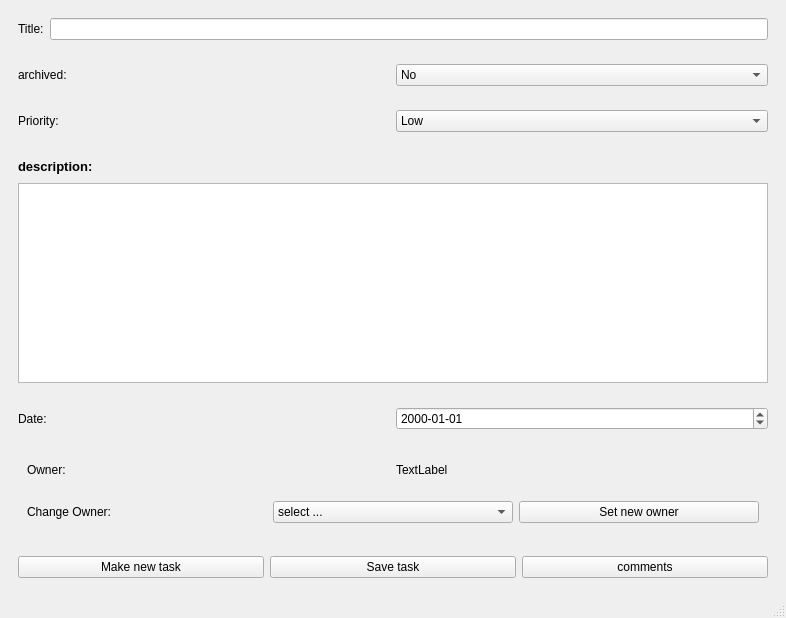
<?xml version="1.0" encoding="UTF-8"?>
<ui version="4.0">
 <class>TaskWindow</class>
 <widget class="QMainWindow" name="TaskWindow">
  <property name="geometry">
   <rect>
    <x>0</x>
    <y>0</y>
    <width>786</width>
    <height>618</height>
   </rect>
  </property>
  <property name="windowTitle">
   <string>MainWindow</string>
  </property>
  <widget class="QWidget" name="centralwidget">
   <layout class="QVBoxLayout" name="verticalLayout">
    <item>
     <widget class="QWidget" name="widget" native="true">
      <layout class="QHBoxLayout" name="horizontalLayout">
       <item>
        <widget class="QLabel" name="title_label">
         <property name="text">
          <string>Title:</string>
         </property>
        </widget>
       </item>
       <item>
        <widget class="QLineEdit" name="title_line_edit"/>
       </item>
      </layout>
     </widget>
    </item>
    <item>
     <widget class="QWidget" name="widget_9" native="true">
      <layout class="QHBoxLayout" name="horizontalLayout_7">
       <item>
        <widget class="QLabel" name="archive_label">
         <property name="text">
          <string>archived:</string>
         </property>
        </widget>
       </item>
       <item>
        <widget class="QComboBox" name="archive_combobox">
         <property name="currentText">
          <string>No</string>
         </property>
         <item>
          <property name="text">
           <string>No</string>
          </property>
         </item>
         <item>
          <property name="text">
           <string>Yes</string>
          </property>
         </item>
        </widget>
       </item>
      </layout>
     </widget>
    </item>
    <item>
     <widget class="QWidget" name="widget_6" native="true">
      <layout class="QHBoxLayout" name="horizontalLayout_5">
       <item>
        <widget class="QLabel" name="Priority_label">
         <property name="text">
          <string>Priority:</string>
         </property>
        </widget>
       </item>
       <item>
        <widget class="QComboBox" name="Priority_combobox">
         <property name="currentText">
          <string>Low</string>
         </property>
         <item>
          <property name="text">
           <string>Low</string>
          </property>
         </item>
         <item>
          <property name="text">
           <string>Normal</string>
          </property>
         </item>
         <item>
          <property name="text">
           <string>High</string>
          </property>
         </item>
        </widget>
       </item>
      </layout>
     </widget>
    </item>
    <item>
     <widget class="QWidget" name="widget_2" native="true">
      <layout class="QVBoxLayout" name="verticalLayout_2">
       <item>
        <widget class="QLabel" name="description_text">
         <property name="font">
          <font>
           <pointsize>10</pointsize>
           <bold>true</bold>
          </font>
         </property>
         <property name="text">
          <string>description:</string>
         </property>
        </widget>
       </item>
       <item>
        <widget class="QPlainTextEdit" name="description_text_edit">
         <property name="maximumSize">
          <size>
           <width>16777215</width>
           <height>200</height>
          </size>
         </property>
         <property name="font">
          <font>
           <bold>false</bold>
          </font>
         </property>
         <property name="plainText">
          <string/>
         </property>
         <property name="overwriteMode">
          <bool>false</bool>
         </property>
        </widget>
       </item>
      </layout>
     </widget>
    </item>
    <item>
     <widget class="QWidget" name="widget_4" native="true">
      <layout class="QHBoxLayout" name="horizontalLayout_3">
       <item>
        <widget class="QLabel" name="date_text">
         <property name="text">
          <string>Date:</string>
         </property>
        </widget>
       </item>
       <item>
        <widget class="QDateEdit" name="date_edit">
         <property name="currentSection">
          <enum>QDateTimeEdit::DaySection</enum>
         </property>
         <property name="displayFormat">
          <string>yyyy-MM-dd</string>
         </property>
        </widget>
       </item>
      </layout>
     </widget>
    </item>
    <item>
     <widget class="QWidget" name="widget_5" native="true">
      <layout class="QVBoxLayout" name="verticalLayout_3">
       <item>
        <widget class="QWidget" name="widget_7" native="true">
         <layout class="QHBoxLayout" name="horizontalLayout_4">
          <item>
           <widget class="QLabel" name="owner_label">
            <property name="text">
             <string>Owner: </string>
            </property>
           </widget>
          </item>
          <item>
           <widget class="QLabel" name="owner_text">
            <property name="text">
             <string>TextLabel</string>
            </property>
           </widget>
          </item>
         </layout>
        </widget>
       </item>
       <item>
        <widget class="QWidget" name="widget_8" native="true">
         <layout class="QHBoxLayout" name="horizontalLayout_6">
          <item>
           <widget class="QLabel" name="change_owner_label">
            <property name="text">
             <string>Change Owner: </string>
            </property>
           </widget>
          </item>
          <item>
           <widget class="QComboBox" name="owner_type_combobox">
            <item>
             <property name="text">
              <string>select ...</string>
             </property>
            </item>
            <item>
             <property name="text">
              <string>Person</string>
             </property>
            </item>
            <item>
             <property name="text">
              <string>Team</string>
             </property>
            </item>
           </widget>
          </item>
          <item>
           <widget class="QPushButton" name="set_new_owner_BTN">
            <property name="text">
             <string>Set new owner</string>
            </property>
           </widget>
          </item>
         </layout>
        </widget>
       </item>
      </layout>
     </widget>
    </item>
    <item>
     <widget class="QWidget" name="widget_3" native="true">
      <layout class="QHBoxLayout" name="horizontalLayout_2">
       <item>
        <widget class="QPushButton" name="make_new_task_BTN">
         <property name="text">
          <string>Make new task</string>
         </property>
        </widget>
       </item>
       <item>
        <widget class="QPushButton" name="save_task_BTN">
         <property name="text">
          <string>Save task</string>
         </property>
        </widget>
       </item>
       <item>
        <widget class="QPushButton" name="comments_BTN">
         <property name="text">
          <string>comments</string>
         </property>
        </widget>
       </item>
      </layout>
     </widget>
    </item>
   </layout>
  </widget>
  <widget class="QMenuBar" name="menubar">
   <property name="geometry">
    <rect>
     <x>0</x>
     <y>0</y>
     <width>786</width>
     <height>26</height>
    </rect>
   </property>
  </widget>
  <widget class="QStatusBar" name="statusbar"/>
 </widget>
 <resources/>
 <connections/>
</ui>
